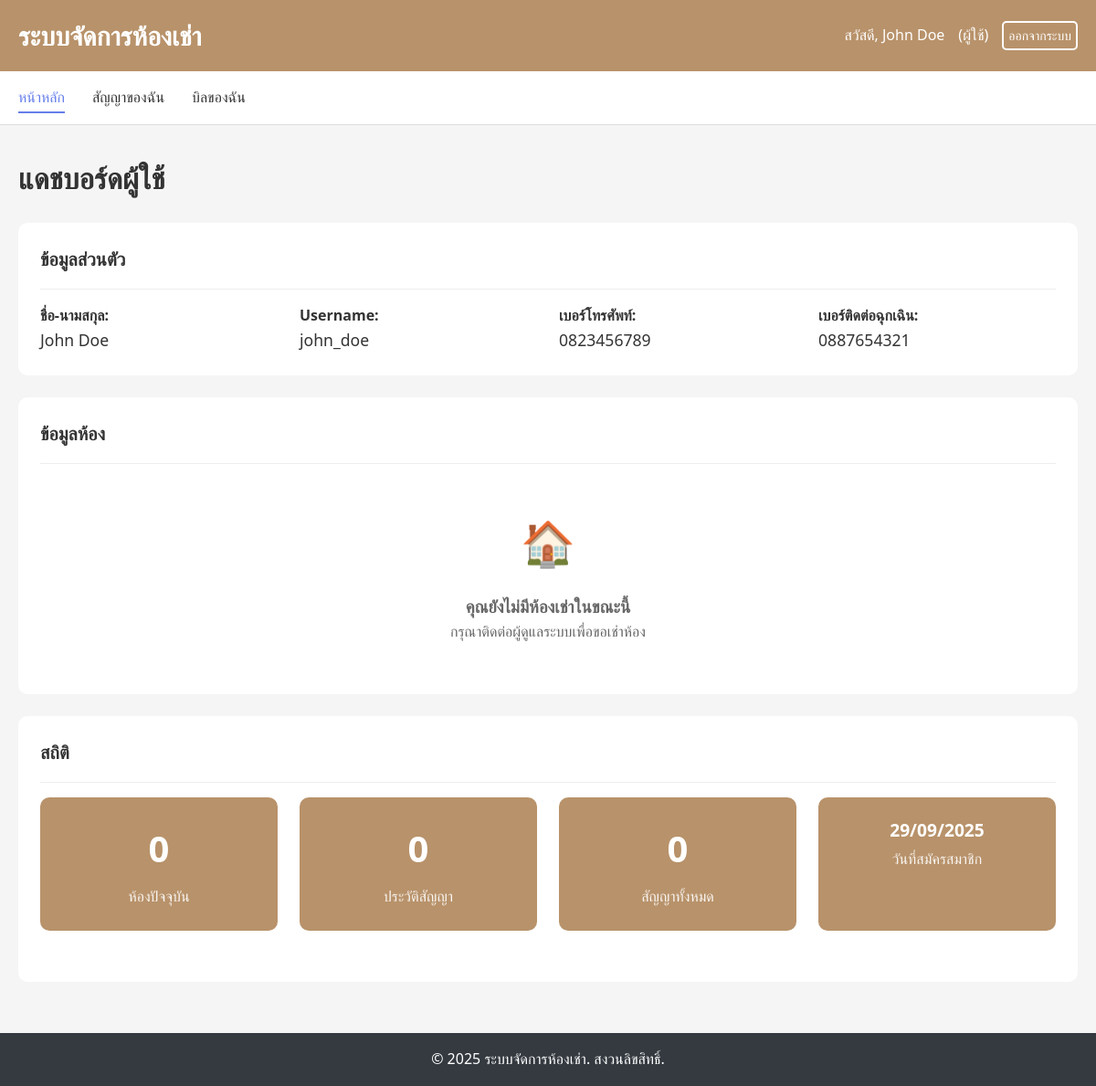
The app's page /pages/user/dashboard.php (signed in) with its own data.
### tables this page shows
CREATE TABLE users (
    user_id INT AUTO_INCREMENT PRIMARY KEY,
    username VARCHAR(100) NOT NULL UNIQUE,
    password VARCHAR(255) NOT NULL,
    role ENUM('admin', 'user') DEFAULT 'user',
    first_name VARCHAR(100) NOT NULL,
    last_name VARCHAR(100) NOT NULL,
    phone VARCHAR(20),
    emergency_contact VARCHAR(20),
    status ENUM('active', 'inactive') DEFAULT 'active',
    has_room BOOLEAN DEFAULT FALSE,
    created_at TIMESTAMP DEFAULT CURRENT_TIMESTAMP,
    updated_at TIMESTAMP DEFAULT CURRENT_TIMESTAMP ON UPDATE CURRENT_TIMESTAMP
);

### includes/config.php (called while the page is built, shortened)
<?php
function h($string) {
    return htmlspecialchars($string, ENT_QUOTES, 'UTF-8');
}
function formatDate($date) {
    return date('d/m/Y', strtotime($date));
}
?>

### pages/user/dashboard.php (the view, shortened to what this page needs)
<?php
require_once '../../includes/config.php';
$user_id = $_SESSION['user_id'];
try {
    $stmt = $pdo->prepare("SELECT * FROM users WHERE user_id = ?");
    $stmt->execute([$user_id]);
    $user_info = $stmt->fetch();
    $stmt = $pdo->prepare("
        SELECT c.*,
               CONCAT(z.zone_name, '-', r.room_number) as room_name,
               r.water_rate, r.electricity_rate
        FROM contracts c
        JOIN rooms r ON c.room_id = r.room_id
        JOIN zones z ON r.zone_id = z.zone_id
        WHERE c.user_id = ? AND c.status = 'active'
        ORDER BY c.created_at DESC
        LIMIT 1
    ");
    $stmt->execute([$user_id]);
    $current_contract = $stmt->fetch();
    $stmt = $pdo->prepare("
        SELECT c.*,
               CONCAT(z.zone_name, '-', r.room_number) as room_name
        FROM contracts c
        JOIN rooms r ON c.room_id = r.room_id
        JOIN zones z ON r.zone_id = z.zone_id
        WHERE c.user_id = ? AND c.status IN ('expired', 'terminated')
        ORDER BY c.created_at DESC
    ");
    $stmt->execute([$user_id]);
    $contract_history = $stmt->fetchAll();
} catch (PDOException $e) {
    $error_message = 'เกิดข้อผิดพลาดในการโหลดข้อมูล: ' . $e->getMessage();
}
require_once '../../includes/header.php';
?>
<h1 class="page-title">แดชบอร์ดผู้ใช้</h1>
<div class="card">
    <div class="card-header">
        <h2 class="card-title">ข้อมูลส่วนตัว</h2>
    </div>
    <div style="display: grid; grid-template-columns: repeat(auto-fit, minmax(250px, 1fr)); gap: 1.5rem;">
        <div>
            <strong>ชื่อ-นามสกุล:</strong><br>
            <span style="font-size: 1.1rem;"><?php echo h($user_info['first_name'] . ' ' . $user_info['last_name']); ?></span>
        </div>
        <div>
            <strong>Username:</strong><br>
            <span style="font-size: 1.1rem;"><?php echo h($user_info['username']); ?></span>
        </div>
        <div>
            <strong>เบอร์โทรศัพท์:</strong><br>
            <span style="font-size: 1.1rem;"><?php echo h($user_info['phone']) ?: '-'; ?></span>
        </div>
        <div>
            <strong>เบอร์ติดต่อฉุกเฉิน:</strong><br>
            <span style="font-size: 1.1rem;"><?php echo h($user_info['emergency_contact']) ?: '-'; ?></span>
        </div>
    </div>
</div>
<?php if ($current_contract): ?>
<div class="card">
    <div class="card-header">
        <h2 class="card-title">ข้อมูลห้องปัจจุบัน</h2>
    </div>
    <div style="display: grid; grid-template-columns: repeat(auto-fit, minmax(250px, 1fr)); gap: 1.5rem; margin-bottom: 1.5rem;">
        <div>
            <strong>ห้อง:</strong><br>
            <span style="font-size: 1.2rem; font-weight: 600; color: #667eea;"><?php echo h($current_contract['room_name']); ?></span>
        </div>
        <div>
            <strong>ค่าเช่า:</strong><br>
            <span style="font-size: 1.2rem; font-weight: 600; color: #28a745;"><?php echo formatMoney($current_contract['rental_price']); ?></span>
        </div>
        <div>
            <strong>ค่าน้ำ:</strong><br>
            <span style="font-size: 1.1rem;"><?php echo formatMoney($current_contract['water_rate']); ?> ต่อหน่วย</span>
        </div>
        <div>
            <strong>ค่าไฟ:</strong><br>
            <span style="font-size: 1.1rem;"><?php echo formatMoney($current_contract['electricity_rate']); ?> ต่อหน่วย</span>
        </div>
    </div>
    <div style="display: grid; grid-template-columns: repeat(auto-fit, minmax(200px, 1fr)); gap: 1.5rem;">
        <div>
            <strong>วันเริ่มสัญญา:</strong><br>
            <span style="font-size: 1.1rem;"><?php echo formatDate($current_contract['start_date']); ?></span>
        </div>
        <div>
            <strong>วันสิ้นสุดสัญญา:</strong><br>
            <span style="font-size: 1.1rem;">
                <?php
                echo formatDate($current_contract['end_date']);
                $days_left = (strtotime($current_contract['end_date']) - strtotime('today')) / (60 * 60 * 24);
                if ($days_left > 0) {
                    echo '<br><small style="color: #666;">(อีก ' . ceil($days_left) . ' วัน)</small>';
                } else {
                    echo '<br><small style="color: red; font-weight: bold;">(หมดอายุแล้ว)</small>';
                }
                ?>
            </span>
        </div>
        <div>
            <strong>สัญญาเลขที่:</strong><br>
            <span style="font-size: 1.1rem;">C<?php echo str_pad($current_contract['contract_id'], 4, '0', STR_PAD_LEFT); ?></span>
        </div>
        <div>
            <strong>วันที่ทำสัญญา:</strong><br>
            <span style="font-size: 1.1rem;"><?php echo formatDate($current_contract['created_at']); ?></span>
        </div>
    </div>
    <?php if (!empty($current_contract['contract_terms'])): ?>
    <div style="margin-top: 1.5rem; padding-top: 1.5rem; border-top: 1px solid #eee;">
        <strong>ข้อกำหนดสัญญา:</strong>
        <div style="background: #f8f9fa; padding: 1rem; border-radius: 5px; margin-top: 0.5rem; white-space: pre-wrap;">
            <?php echo h($current_contract['contract_terms']); ?>
        </div>
    </div>
    <?php endif; ?>
</div>
<?php else: ?>
<div class="card">
    <div class="card-header">
        <h2 class="card-title">ข้อมูลห้อง</h2>
    </div>
    <div style="text-align: center; padding: 2rem; color: #666;">
        <div style="font-size: 3rem; margin-bottom: 1rem;">🏠</div>
        <h3>คุณยังไม่มีห้องเช่าในขณะนี้</h3>
        <p>กรุณาติดต่อผู้ดูแลระบบเพื่อขอเช่าห้อง</p>
    </div>
</div>
<?php endif; ?>
<div class="card">
    <div class="card-header">
        <h2 class="card-title">สถิติ</h2>
    </div>
    <div class="stats-grid">
        <div class="stat-card">
            <div class="stat-number"><?php echo $current_contract ? '1' : '0'; ?></div>
            <div class="stat-label">ห้องปัจจุบัน</div>
        </div>
        <div class="stat-card">
            <div class="stat-number"><?php echo count($contract_history); ?></div>
            <div class="stat-label">ประวัติสัญญา</div>
        </div>
        <div class="stat-card">
            <div class="stat-number">
                <?php
                $total_contracts = count($contract_history) + ($current_contract ? 1 : 0);
                echo $total_contracts;
                ?>
            </div>
            <div class="stat-label">สัญญาทั้งหมด</div>
        </div>
        <div class="stat-card">
            <div class="stat-number">
                <?php
                echo formatDate($user_info['created_at']);
                ?>
            </div>
            <div class="stat-label">วันที่สมัครสมาชิก</div>
        </div>
    </div>
</div>
<?php require_once '../../includes/footer.php'; ?>

### assets/css/style.css (style rules this page uses)
* { margin: 0; padding: 0; box-sizing: border-box; }
body { font-family: "Segoe UI", Tahoma, Geneva, Verdana, sans-serif; background-color: #f5f5f5; color: #333; line-height: 1.6; }
.page-title { font-size: 2rem; font-weight: 700; margin-bottom: 1.5rem; color: #333; }
.card { background: white; border-radius: 10px; padding: 1.5rem; margin-bottom: 1.5rem; }
.card-header { border-bottom: 1px solid #eee; padding-bottom: 1rem; margin-bottom: 1rem; }
.card-title { font-size: 1.25rem; font-weight: 600; color: #333; }
.stats-grid { display: grid; grid-template-columns: repeat(auto-fit, minmax(250px, 1fr)); gap: 1.5rem; margin-bottom: 2rem; }
.stat-card { background: #b8926a; color: white; padding: 1.5rem; border-radius: 10px; text-align: center; }
.stat-number { font-size: 2.5rem; font-weight: 700; margin-bottom: 0.5rem; }
.stat-label { font-size: 1rem; opacity: 0.9; }

### pages/user/dashboard.php (style rules this page uses)
.stats-grid .stat-card:last-child .stat-number { font-size: 1.2rem; line-height: 1.2; }

### records on screen
users: first_name+last_name "John Doe", username "john_doe", phone "0823456789", emergency_contact "0887654321", created_at "29/09/2025"

### other values on screen
SITE_NAME "ระบบจัดการห้องเช่า"
$_SESSION['first_name'] . ' ' . $_SESSION['last_name'] "John Doe"
count($contract_history) "0"
$total_contracts "0"
